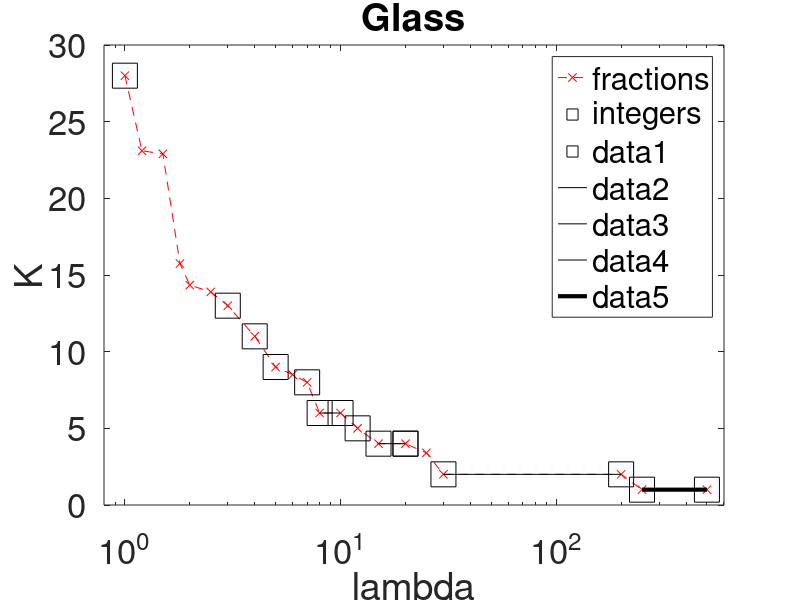

Write the MATLAB code that produced this figure.
lambdas = [1 1.2 1.5 1.8 2 2.5 3 4 5 6 7 8 10 12 15 20 25 30 200 250 500];
redplot = [28 23.1 22.9 15.75 14.34 13.9 13 11 9 8.5 8 6 6 5 4 4 3.4 2 2 1 1];
semilogx(lambdas, redplot, 'rx--', [20], [4], 'ks', 'markersize', 18)
hold on
legend('fractions', 'integers')
semilogx([1 3 4 5 7 8 10 12 15 20 30 200 250 500], [28 13 11 9 8 6 6 5 4 4 2 2 1 1], 'ks', 'markersize', 18)
semilogx([8 10], [6 6], 'k', [15 20], [4 4], 'k', [30 200], [2 2], 'k', [250, 500], [1 1], 'k', 'linewidth', 3)

axis([0.8, 600, 0, 30])
xlabel('lambda', 'Fontsize', 18)
ylabel('K', 'Fontsize', 18)
title('Glass', 'Fontsize', 18)
set(gca, 'Fontsize', 25)
